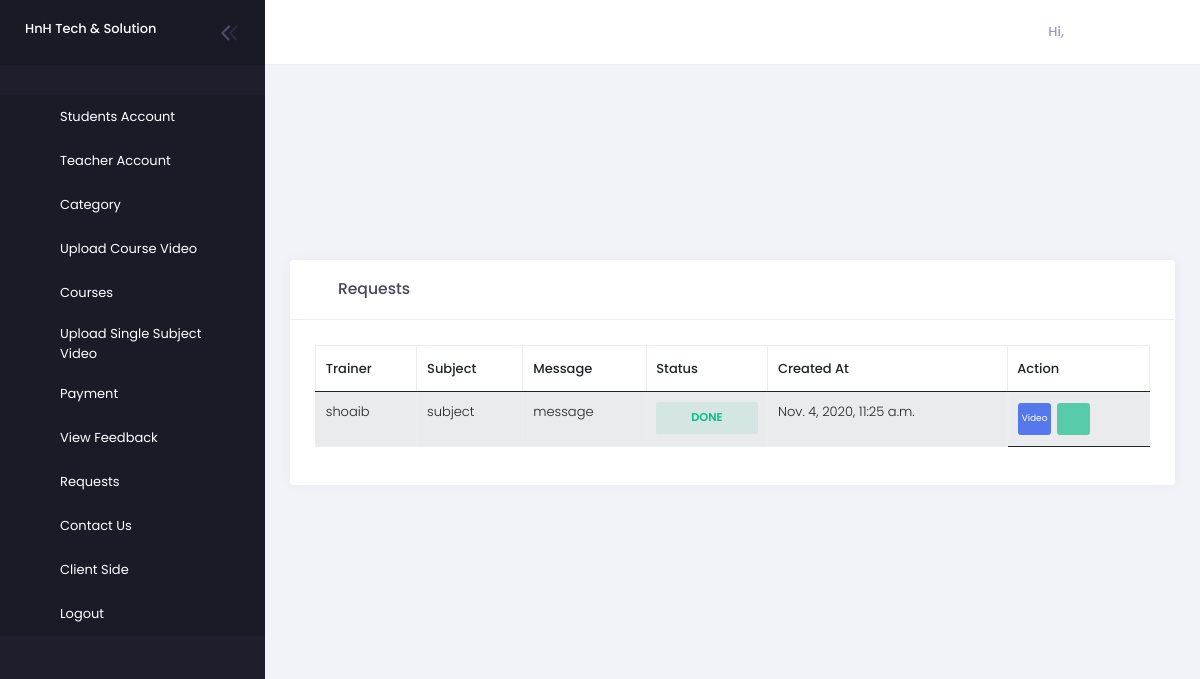
Screenshot of /superadmin/requests with the database file from the repository.
### superadmin/models.py (models this page shows, shortened)
class Request(models.Model):
    Request_id=models.AutoField(primary_key=True)
    Trainer_Id=models.ForeignKey(Trainer_Account , on_delete=models.CASCADE)
    Subject_Video_Id=models.ForeignKey(Subject_Video , on_delete=models.CASCADE)
    Series_Id=models.ForeignKey(Course , on_delete=models.CASCADE)
    Subject=models.CharField(max_length=200,default="subject")
    message=models.CharField(max_length=200,default="message")
    created_at=models.DateTimeField(auto_now_add=True,blank=True, null=True)
    Status=models.CharField(max_length=100, choices=REQUEST_STATUS,default="undone")

class Trainer_Account(models.Model):
    Trainer_Account_Id=models.AutoField(primary_key=True)
    U_Fname=models.CharField(max_length=100, default="First Name")
    U_Lname=models.CharField(max_length=100, default="Last Name")
    U_Email=models.CharField(max_length=100, default="Email Name")
    Username=models.CharField(max_length=100, default="Username ")
    SPassword=models.TextField(max_length=3000, default="Password ")
    U_ContactNo=models.CharField(max_length=100, default="Contact no")
    U_Desc=models.TextField(default="No")
    Gender=models.CharField(max_length=100, default="Male")
    DOB=models.DateField(auto_now_add=True,blank=True, null=True)
    Joining_Date=models.DateField(auto_now_add=True,blank=True, null=True)
    Referal_Code=models.CharField(max_length=100, default="12345")
    U_Image= models.ImageField(upload_to='TrainerAccount/',default="dummy.jpg")
    Token=models.CharField(max_length=20, default="0000")
    Status=models.CharField(max_length=100, choices=STATUS,default="")
    role=models.CharField(max_length=100,default="Teacher")
    def __str__(self):
        return self.U_Fname

### superadmin/views.py (the view)
# urls.py: path('requests', views.requests,name="requests"),
def requests(request):
    try:
        Userrequest=Request.objects.all()
        return render(request,'superadmin/requests.html',{'Userrequest':Userrequest})
    except:
        return redirect('/superadmin/requests')

### templates/superadmin/requests.html (shortened to what this page needs)
{% extends 'superadmin/base.html' %} {% load static %} {% block body %}
<div class="alert alert-<?php echo $_SESSION['errors_type']?>">
    <br>
</div>
<div class="alert alert-<?php echo $_SESSION['msg_type']?>">
</div>
<div class="kt-container  kt-container--fluid  kt-grid__item kt-grid__item--fluid">
    <div class="kt-portlet kt-portlet--mobile">
        <div class="kt-portlet__head kt-portlet__head--lg">
            <div class="kt-portlet__head-label">
                <span class="kt-portlet__head-icon">
					<i class="kt-font-brand flaticon2-line-chart"></i>
				</span>
                <h3 class="kt-portlet__head-title">
                    Requests
                </h3>
            </div>
        </div>
        <div class="kt-portlet__body table-responsive">
            <table class="table table-striped  display nowrap table-bordered table-hover table-checkable " id="kt_table" style="font-size: 13px;">
                <thead>
                    <tr>
                        <th>Trainer</th>
                        <th>Subject</th>
                        <th>Message</th>
                        <th>Status</th>
                        <th>Created At</th>
                        <th>Action</th>
                    </tr>
                </thead>
                <tbody>
                    {% for r in Userrequest %}
                    <tr>
                        <td>{{r.Trainer_Id}}</td>
                        <td>{{r.Subject}}</td>
                        <td>{{r.message}}</td>
                        <td>
                            {% if r.Status == "done" %}
                            <div class="kt-widget__label">
                                <span class="btn btn-label-success w-100 btn-sm btn-bold btn-upper">Done</span>
                            </div>
                            {% else %}
                            <div class="kt-widget__label">
                                <span class="btn btn-label-danger w-100 btn-sm btn-bold btn-upper">Undone</span>
                            </div>
                            {% endif %}
                        </td>
                        <td>{{r.created_at}}</td>
                        <td class="d-flex">
                            <a title='Goto' href="requestvideo/{{r.Request_id}}" class="btn btn-sm btn-info p-2 btn-icon mr-2 btn-icon-md goto-video" style="font-size:9px">
                                Video
                        </a> {% if r.Status == "done" %}
                            <button title='Mark as done' onclick="status({{r.Request_id}})" class="btn btn-sm btn-success btn-icon btn-icon-md" disabled>
                        {% else %}
                        <button title='Mark as done' onclick="status({{r.Request_id}})" class="btn btn-sm btn-success btn-icon btn-icon-md">
                        {% endif %}
                                    <i class="fa fa-check"></i>
                        </button>
                        </td>
                    </tr>
                    {% endfor %}
                </tbody>
            </table>
        </div>
    </div>
</div>
{% endblock %}

### rows the page displays
Request: Trainer_Id "shoaib", Subject "subject", message "message", Status "DONE", created_at "Nov. 4, 2020, 11:25 a.m."
